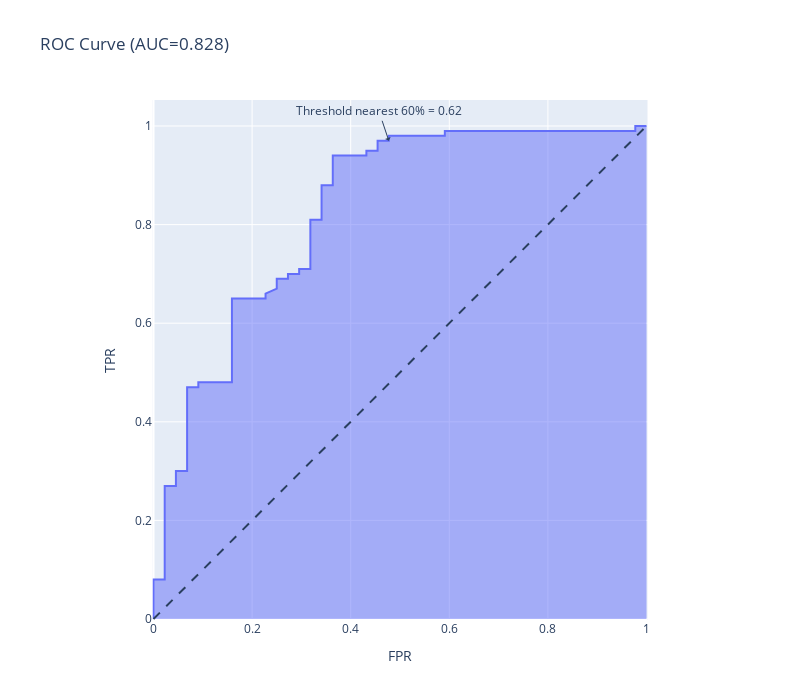

Notebook cell for this chart:
### Code cell
# choose a threshold for prediction.
make_rocauc(.60)

### Figure 1 — Plotly figure (JSON) as saved in the notebook; plotly's stock layout.template omitted (floating-point values rounded to 4 significant figures)
{"data": [{"customdata": [[1.84], [0.8399], [0.8208], [0.8199], [0.812], [0.8119], [0.8115], [0.8114], [0.7991], [0.7989], [0.7956], [0.7953], [0.7854], [0.7847], [0.7678], [0.7669], [0.7653], [0.7626], [0.7415], [0.7373], [0.7372], [0.7372], [0.7331], [0.7329], [0.7324], [0.7307], [0.7277], [0.7273], [0.7254], [0.725], [0.7137], [0.7134], [0.6998], [0.6976], [0.688], [0.6703], [0.6692], [0.6325], [0.6208], [0.6158], [0.5761], [0.4199], [0.418], [0.3037], [0.3008], [0.2887]], "hovertemplate": "FPR=%{x:.2f}<br>TPR=%{y:.2f}<br>Threshold=%{customdata[0]:.2f}<extra></extra>", "legendgroup": "", "line": {"color": "#636efa"}, "marker": {"symbol": "circle"}, "mode": "lines", "name": "", "orientation": "v", "showlegend": false, "stackgroup": "1", "type": "scatter", "x": [0, 0, 0, 0.02273, 0.02273, 0.02273, 0.02273, 0.02273, 0.02273, 0.04545, 0.04545, 0.06818, 0.06818, 0.06818, 0.06818, 0.09091, 0.09091, 0.1591, 0.1591, 0.2273, 0.2273, 0.25, 0.25, 0.2727, 0.2727, 0.2955, 0.2955, 0.3182, 0.3182, 0.3182, 0.3182, 0.3409, 0.3409, 0.3636, 0.3636, 0.4318, 0.4318, 0.4545, 0.4545, 0.4773, 0.4773, 0.5909, 0.5909, 0.9773, 0.9773, 1], "xaxis": "x", "y": [0, 0.01, 0.08, 0.08, 0.15, 0.17, 0.18, 0.2, 0.27, 0.27, 0.3, 0.3, 0.33, 0.36, 0.47, 0.47, 0.48, 0.48, 0.65, 0.65, 0.66, 0.67, 0.69, 0.69, 0.7, 0.7, 0.71, 0.71, 0.72, 0.74, 0.81, 0.81, 0.88, 0.88, 0.94, 0.94, 0.95, 0.95, 0.97, 0.97, 0.98, 0.98, 0.99, 0.99, 1, 1], "yaxis": "y"}], "layout": {"annotations": [{"arrowhead": 1, "showarrow": true, "text": "Threshold nearest 60% = 0.62", "x": 0.4773, "y": 0.97}], "height": 700, "legend": {"tracegroupgap": 0}, "shapes": [{"line": {"dash": "dash"}, "type": "line", "x0": 0, "x1": 1, "y0": 0, "y1": 1}], "title": {"text": "ROC Curve (AUC=0.828)"}, "width": 800, "xaxis": {"anchor": "y", "autorange": true, "constrain": "domain", "domain": [0.1133, 0.8867], "range": [-0.002028, 1.002], "title": {"text": "FPR"}, "type": "linear"}, "yaxis": {"anchor": "x", "autorange": true, "domain": [0, 1], "range": [-0.002028, 1.053], "scaleanchor": "x", "scaleratio": 1, "title": {"text": "TPR"}, "type": "linear"}}}
